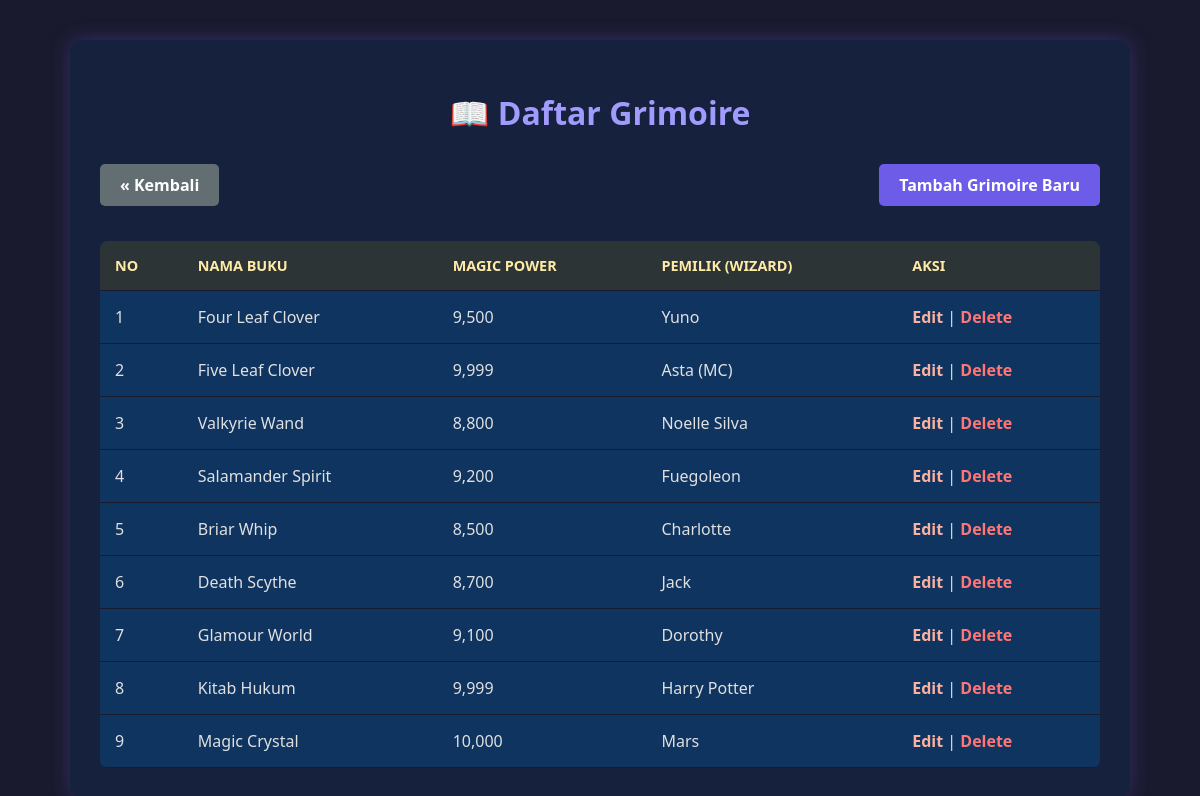
Page /Project/views/grimoire_list.php on the committed database.
### tables this page shows
CREATE TABLE `grimoires` (
  `id` int(11) NOT NULL,
  `nama_buku` varchar(100) NOT NULL,
  `magic_power` int(11) NOT NULL,
  `id_wizard` int(11) DEFAULT NULL
);

CREATE TABLE `wizards` (
  `id` int(11) NOT NULL,
  `nama_wizard` varchar(100) NOT NULL,
  `elemen` varchar(50) NOT NULL,
  `level` int(11) DEFAULT 1,
  `id_guild` int(11) DEFAULT NULL
);

### Project/viewmodels/GrimoireViewModel.php (called while the page is built, shortened)
<?php
require_once '../models/Grimoire.php';
require_once '../config/Database.php';
class GrimoireViewModel {
    public $model;
    public function __construct() {
        $database = new Database();
        $this->db = $database->getConnection();
        $this->model = new Grimoire($this->db);
    }
    public function fetchAll() {
        $stmt = $this->model->read();
        return $stmt->fetchAll(PDO::FETCH_ASSOC);
    }
}
?>

### Project/config/Database.php (called while the page is built, shortened)
<?php
class Database {
    private $host = "localhost";
    private $user = "root";
    private $pass = "";
    private $db_name = "magic_rpg";
    public function getConnection() {
        $this->conn = null;
        try {
            $this->conn = new PDO("mysql:host=" . $this->host . ";dbname=" . $this->db_name, $this->user, $this->pass);
            $this->conn->exec("set names utf8");
        } catch(PDOException $exception) {
            echo "Connection error: " . $exception->getMessage();
        }
        return $this->conn;
    }
}
?>

### Project/models/Grimoire.php (called while the page is built, shortened)
<?php
class Grimoire {
    private $conn;
    private $table_name = "grimoires";
    public function __construct($db) { $this->conn = $db; }
    public function read() {
        $query = "SELECT g.*, w.nama_wizard FROM " . $this->table_name . " g
                  LEFT JOIN wizards w ON g.id_wizard = w.id ORDER BY g.id ASC";
        $stmt = $this->conn->prepare($query);
        $stmt->execute();
        return $stmt;
    }
}
?>

### Project/views/grimoire_list.php (the view, shortened to what this page needs)
<?php
require_once '../viewmodels/GrimoireViewModel.php';
$vm = new GrimoireViewModel();
$dataList = $vm->fetchAll();
?>
<!DOCTYPE html>
<html>
<head>
    <link rel="stylesheet" href="../style.css">
</head>
<body>
    <div class="container">
        <h1>📖 Daftar Grimoire</h1>
        <div style="display: flex; justify-content: space-between; align-items: center;">
            <a href="../index.php" class="btn" style="background:#636e72;">&laquo; Kembali</a>
            <a href="grimoire_form.php" class="btn">Tambah Grimoire Baru</a>
        </div>
        <table>
            <thead>
                <tr>
                    <th>No</th> <th>Nama Buku</th>
                    <th>Magic Power</th>
                    <th>Pemilik (Wizard)</th>
                    <th>Aksi</th>
                </tr>
            </thead>
            <tbody>
                <?php $no = 1; foreach($dataList as $row): ?>
                <tr>
                    <td><?= $no++ ?></td>
                    <td><?= $row['nama_buku'] ?></td>
                    <td><?= number_format($row['magic_power']) ?></td>
                    <td><?= $row['nama_wizard'] ?? 'Tidak Diketahui' ?></td>
                    <td>
                        <a href="grimoire_form.php?id=<?= $row['id'] ?>" style="color: #fab1a0;">Edit</a> |
                        <a href="grimoire_delete.php?id=<?= $row['id'] ?>" style="color: #ff7675;" onclick="return confirm('Yakin hapus?')">Delete</a>
                    </td>
                </tr>
                <?php endforeach; ?>
            </tbody>
        </table>
    </div>
</body>
</html>

### Project/Style.css (style rules this page uses)
body { font-family: 'Segoe UI', Tahoma, Geneva, Verdana, sans-serif; background-color: #1a1a2e; color: #e0e0e0; margin: 0; padding: 0; display: flex; justify-content: center; min-height: 100vh; }
.container { width: 90%; max-width: 1000px; margin: 40px auto; background-color: #16213e; padding: 30px; border-radius: 12px; box-shadow: 0 0 20px rgba(108, 92, 231, 0.3); }
h1, h2, h3 { color: #a29bfe; text-align: center; margin-bottom: 30px; }
a { text-decoration: none; color: #74b9ff; font-weight: bold; transition: 0.3s; }
.btn { display: inline-block; padding: 10px 20px; background-color: #6c5ce7; color: white; border-radius: 5px; margin-bottom: 15px; }
table { width: 100%; border-collapse: collapse; margin-top: 20px; background-color: #0f3460; overflow: hidden; border-radius: 8px; }
th, td { padding: 15px; text-align: left; border-bottom: 1px solid #1a1a2e; }
th { background-color: #2d3436; color: #ffeaa7; text-transform: uppercase; font-size: 0.9em; }

### rows in the picture
grimoires: nama_buku "Four Leaf Clover", magic_power "9,500", id_wizard.nama_wizard "Yuno"
grimoires: nama_buku "Five Leaf Clover", magic_power "9,999", id_wizard.nama_wizard "Asta (MC)"
grimoires: nama_buku "Valkyrie Wand", magic_power "8,800", id_wizard.nama_wizard "Noelle Silva"
grimoires: nama_buku "Salamander Spirit", magic_power "9,200", id_wizard.nama_wizard "Fuegoleon"
grimoires: nama_buku "Briar Whip", magic_power "8,500", id_wizard.nama_wizard "Charlotte"
grimoires: nama_buku "Death Scythe", magic_power "8,700", id_wizard.nama_wizard "Jack"
grimoires: nama_buku "Glamour World", magic_power "9,100", id_wizard.nama_wizard "Dorothy"
grimoires: nama_buku "Kitab Hukum", magic_power "9,999", id_wizard.nama_wizard "Harry Potter"
grimoires: nama_buku "Magic Crystal", magic_power "10,000", id_wizard.nama_wizard "Mars"
